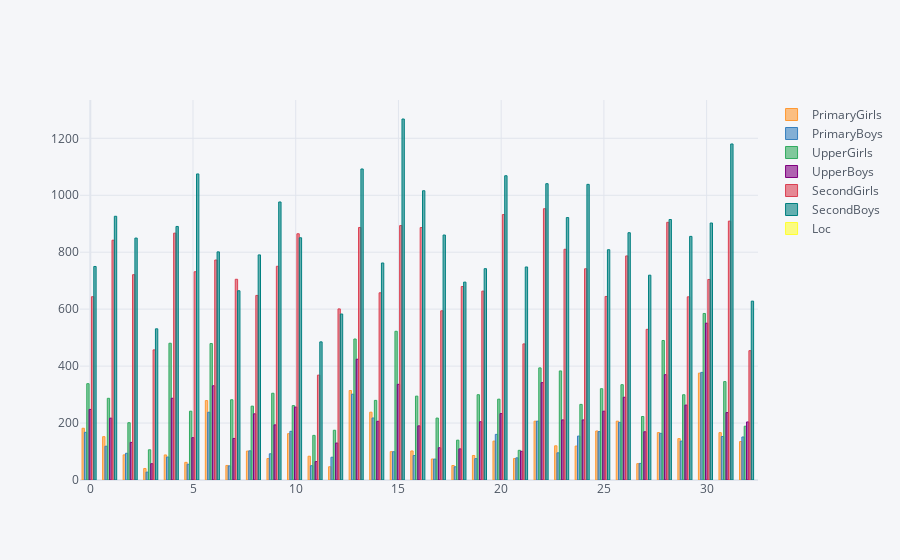

The notebook cell this image was saved under:
### Code cell
Category_Final.iplot(kind= 'bar')

### Figure 1 — Plotly figure (JSON) as saved in the notebook; plotly's stock layout.template omitted (floating-point values rounded to 4 significant figures)
{"data": [{"marker": {"color": "rgba(255, 153, 51, 0.6)", "line": {"color": "rgba(255, 153, 51, 1.0)", "width": 1}}, "name": "PrimaryGirls", "orientation": "v", "text": "", "type": "bar", "x": [0, 1, 2, 3, 4, 5, 6, 7, 8, 9, 10, 11, 12, 13, 14, 15, 16, 17, 18, 19, 20, 21, 22, 23, 24, 25, 26, 27, 28, 29, 30, 31, 32], "y": [181.7, 152.2, 88.29, 40.41, 87.97, 61.98, 278.9, 51.15, 101.6, 75.39, 162.8, 83.55, 46.56, 314.2, 238.1, 99.57, 102.0, 73.79, 50.89, 86.14, 136.6, 75.35, 206.6, 120.1, 119.2, 172.1, 206.6, 57.42, 166.5, 145.3, 375.3, 166.4, 135.0]}, {"marker": {"color": "rgba(55, 128, 191, 0.6)", "line": {"color": "rgba(55, 128, 191, 1.0)", "width": 1}}, "name": "PrimaryBoys", "orientation": "v", "text": "", "type": "bar", "x": [0, 1, 2, 3, 4, 5, 6, 7, 8, 9, 10, 11, 12, 13, 14, 15, 16, 17, 18, 19, 20, 21, 22, 23, 24, 25, 26, 27, 28, 29, 30, 31, 32], "y": [167.4, 118.7, 93.83, 27.6, 80.67, 55.27, 237.9, 49.59, 102.4, 92.05, 171, 50.19, 79.95, 301.4, 217.8, 99.33, 85.91, 73.46, 46.41, 75.07, 160.3, 77.8, 206.7, 95.38, 154.3, 169.9, 202.5, 58.29, 163.8, 136.6, 377.9, 152.7, 151.1]}, {"marker": {"color": "rgba(50, 171, 96, 0.6)", "line": {"color": "rgba(50, 171, 96, 1.0)", "width": 1}}, "name": "UpperGirls", "orientation": "v", "text": "", "type": "bar", "x": [0, 1, 2, 3, 4, 5, 6, 7, 8, 9, 10, 11, 12, 13, 14, 15, 16, 17, 18, 19, 20, 21, 22, 23, 24, 25, 26, 27, 28, 29, 30, 31, 32], "y": [338.3, 286.9, 201.2, 106.1, 480.3, 241.7, 479.2, 281.8, 259.4, 304.7, 261.2, 156.7, 174.7, 495.1, 279.7, 522.3, 294.6, 217.4, 139.9, 299.6, 283.9, 104.2, 393.8, 383.0, 265.5, 320.6, 334.8, 223.0, 490.0, 299.4, 584.9, 345.6, 188.8]}, {"marker": {"color": "rgba(128, 0, 128, 0.6)", "line": {"color": "rgba(128, 0, 128, 1.0)", "width": 1}}, "name": "UpperBoys", "orientation": "v", "text": "", "type": "bar", "x": [0, 1, 2, 3, 4, 5, 6, 7, 8, 9, 10, 11, 12, 13, 14, 15, 16, 17, 18, 19, 20, 21, 22, 23, 24, 25, 26, 27, 28, 29, 30, 31, 32], "y": [247.9, 217.2, 132.1, 57.19, 287.1, 148.7, 330.9, 145.9, 232.4, 193.5, 256.1, 64.64, 129.8, 424.2, 206.2, 336.1, 190.1, 113.2, 109.2, 204.6, 233.2, 100.8, 341.9, 211, 211.0, 241.7, 290.6, 169.4, 369.8, 263.1, 550.7, 236.8, 203.9]}, {"marker": {"color": "rgba(219, 64, 82, 0.6)", "line": {"color": "rgba(219, 64, 82, 1.0)", "width": 1}}, "name": "SecondGirls", "orientation": "v", "text": "", "type": "bar", "x": [0, 1, 2, 3, 4, 5, 6, 7, 8, 9, 10, 11, 12, 13, 14, 15, 16, 17, 18, 19, 20, 21, 22, 23, 24, 25, 26, 27, 28, 29, 30, 31, 32], "y": [643.7, 842.1, 721.0, 456.9, 866.9, 731.4, 772.6, 704.9, 648.3, 750.6, 864.8, 368.3, 600.8, 886.8, 657.4, 893.5, 886.4, 594.2, 679.6, 663.3, 932.1, 477.9, 952.7, 810.3, 741.9, 644.6, 786.9, 529.2, 905.0, 643.3, 704.3, 909.2, 454.2]}, {"marker": {"color": "rgba(0, 128, 128, 0.6)", "line": {"color": "rgba(0, 128, 128, 1.0)", "width": 1}}, "name": "SecondBoys", "orientation": "v", "text": "", "type": "bar", "x": [0, 1, 2, 3, 4, 5, 6, 7, 8, 9, 10, 11, 12, 13, 14, 15, 16, 17, 18, 19, 20, 21, 22, 23, 24, 25, 26, 27, 28, 29, 30, 31, 32], "y": [749.9, 926.2, 849.6, 530.9, 890.5, 1075.0, 801.1, 664.6, 790.5, 976.4, 850.8, 485.1, 583.0, 1092.0, 762.1, 1268.0, 1016.0, 860.3, 694.9, 742.2, 1069.0, 748.1, 1041.0, 921.6, 1038.0, 808.7, 868.5, 719.3, 914.9, 855.6, 902.5, 1180.0, 628.2]}, {"marker": {"color": "rgba(255, 255, 51, 0.6)", "line": {"color": "rgba(255, 255, 51, 1.0)", "width": 1}}, "name": "Loc", "orientation": "v", "text": "", "type": "bar", "x": [0, 1, 2, 3, 4, 5, 6, 7, 8, 9, 10, 11, 12, 13, 14, 15, 16, 17, 18, 19, 20, 21, 22, 23, 24, 25, 26, 27, 28, 29, 30, 31, 32], "y": ["AHMEDABAD", "AMRELI", "ANAND", "ARAVALLI", "BANAS KANTHA", "BHARUCH", "BHAVNAGAR", "BOTAD", "CHHOTAUDEPUR", "DEVBHOOMI DWARKA", "DOHAD", "GANDHINAGAR", "GIR SOMNATH", "JAMNAGAR", "JUNAGADH", "KACHCHH", "KHEDA", "MAHESANA", "MAHISAGAR", "MORBI", "NARMADA", "NAVSARI", "PANCH MAHALS", "PATAN", "PORBANDAR", "RAJKOT", "SABAR KANTHA", "SURAT", "SURENDRANAGAR", "TAPI", "THE DANGS", "VADODARA", "VALSAD"]}], "layout": {"autosize": true, "legend": {"bgcolor": "#F5F6F9", "font": {"color": "#4D5663"}}, "paper_bgcolor": "#F5F6F9", "plot_bgcolor": "#F5F6F9", "title": {"font": {"color": "#4D5663"}}, "xaxis": {"autorange": true, "gridcolor": "#E1E5ED", "range": [-0.5, 32.5], "showgrid": true, "tickfont": {"color": "#4D5663"}, "title": {"font": {"color": "#4D5663"}, "text": ""}, "type": "linear", "zerolinecolor": "#E1E5ED"}, "yaxis": {"autorange": true, "gridcolor": "#E1E5ED", "range": [0, 1335.0], "showgrid": true, "tickfont": {"color": "#4D5663"}, "title": {"font": {"color": "#4D5663"}, "text": ""}, "type": "linear", "zerolinecolor": "#E1E5ED"}}}
